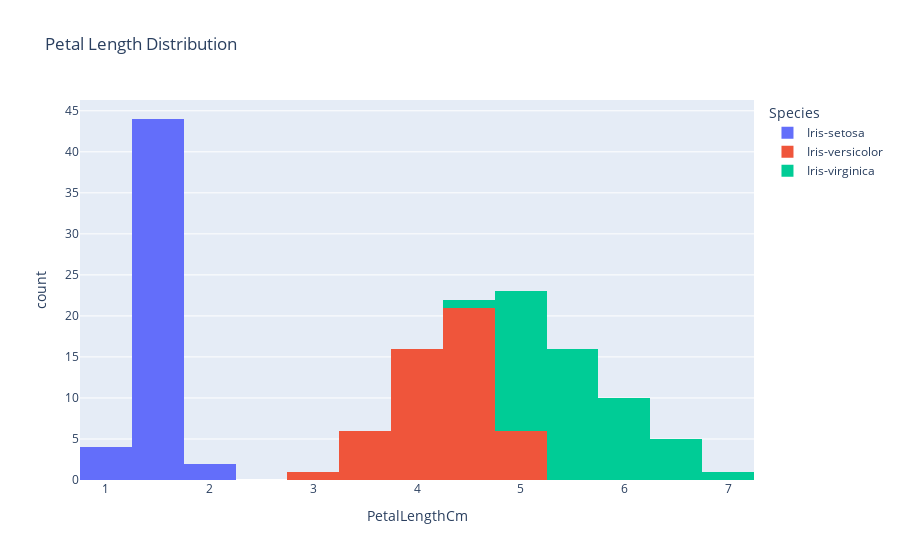

Write notebook code for a chart like this one.
### Code cell
px.histogram(df , x='PetalLengthCm', color='Species', hover_data=df.columns, title='Petal Length Distribution')

### Figure 1 — Plotly figure (JSON) as saved in the notebook; plotly's stock layout.template omitted (floating-point values rounded to 4 significant figures)
{"data": [{"alignmentgroup": "True", "bingroup": "x", "hovertemplate": "Species=Iris-setosa<br>PetalLengthCm=%{x}<br>count=%{y}<extra></extra>", "legendgroup": "Iris-setosa", "marker": {"color": "#636efa", "pattern": {"shape": ""}}, "name": "Iris-setosa", "offsetgroup": "Iris-setosa", "orientation": "v", "showlegend": true, "type": "histogram", "x": [1.4, 1.4, 1.3, 1.5, 1.4, 1.7, 1.4, 1.5, 1.4, 1.5, 1.5, 1.6, 1.4, 1.1, 1.2, 1.5, 1.3, 1.4, 1.7, 1.5, 1.7, 1.5, 1, 1.7, 1.9, 1.6, 1.6, 1.5, 1.4, 1.6, 1.6, 1.5, 1.5, 1.4, 1.5, 1.2, 1.3, 1.5, 1.3, 1.5, 1.3, 1.3, 1.3, 1.6, 1.9, 1.4, 1.6, 1.4, 1.5, 1.4], "xaxis": "x", "yaxis": "y"}, {"alignmentgroup": "True", "bingroup": "x", "hovertemplate": "Species=Iris-versicolor<br>PetalLengthCm=%{x}<br>count=%{y}<extra></extra>", "legendgroup": "Iris-versicolor", "marker": {"color": "#EF553B", "pattern": {"shape": ""}}, "name": "Iris-versicolor", "offsetgroup": "Iris-versicolor", "orientation": "v", "showlegend": true, "type": "histogram", "x": [4.7, 4.5, 4.9, 4, 4.6, 4.5, 4.7, 3.3, 4.6, 3.9, 3.5, 4.2, 4, 4.7, 3.6, 4.4, 4.5, 4.1, 4.5, 3.9, 4.8, 4, 4.9, 4.7, 4.3, 4.4, 4.8, 5, 4.5, 3.5, 3.8, 3.7, 3.9, 5.1, 4.5, 4.5, 4.7, 4.4, 4.1, 4, 4.4, 4.6, 4, 3.3, 4.2, 4.2, 4.2, 4.3, 3, 4.1], "xaxis": "x", "yaxis": "y"}, {"alignmentgroup": "True", "bingroup": "x", "hovertemplate": "Species=Iris-virginica<br>PetalLengthCm=%{x}<br>count=%{y}<extra></extra>", "legendgroup": "Iris-virginica", "marker": {"color": "#00cc96", "pattern": {"shape": ""}}, "name": "Iris-virginica", "offsetgroup": "Iris-virginica", "orientation": "v", "showlegend": true, "type": "histogram", "x": [6, 5.1, 5.9, 5.6, 5.8, 6.6, 4.5, 6.3, 5.8, 6.1, 5.1, 5.3, 5.5, 5, 5.1, 5.3, 5.5, 6.7, 6.9, 5, 5.7, 4.9, 6.7, 4.9, 5.7, 6, 4.8, 4.9, 5.6, 5.8, 6.1, 6.4, 5.6, 5.1, 5.6, 6.1, 5.6, 5.5, 4.8, 5.4, 5.6, 5.1, 5.1, 5.9, 5.7, 5.2, 5, 5.2, 5.4, 5.1], "xaxis": "x", "yaxis": "y"}], "layout": {"barmode": "relative", "legend": {"title": {"text": "Species"}, "tracegroupgap": 0}, "title": {"text": "Petal Length Distribution"}, "xaxis": {"anchor": "y", "domain": [0, 1], "title": {"text": "PetalLengthCm"}}, "yaxis": {"anchor": "x", "domain": [0, 1], "title": {"text": "count"}}}}
